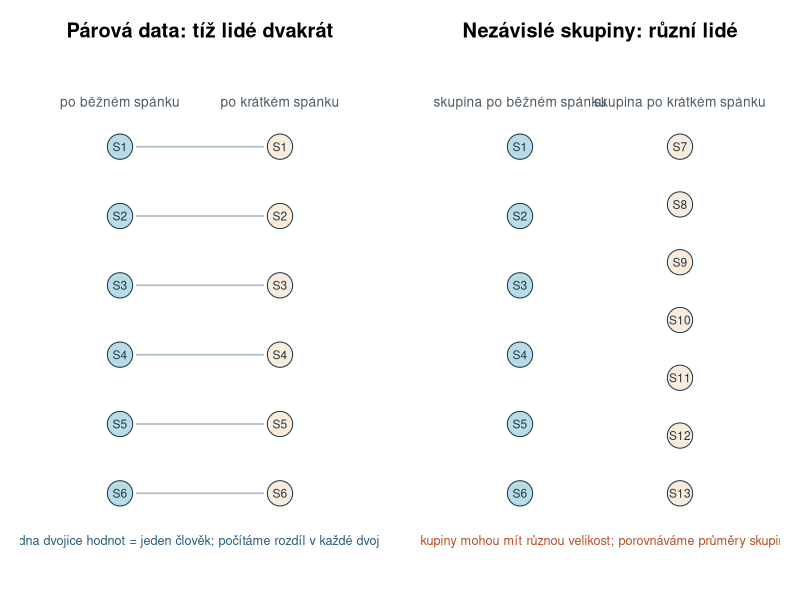
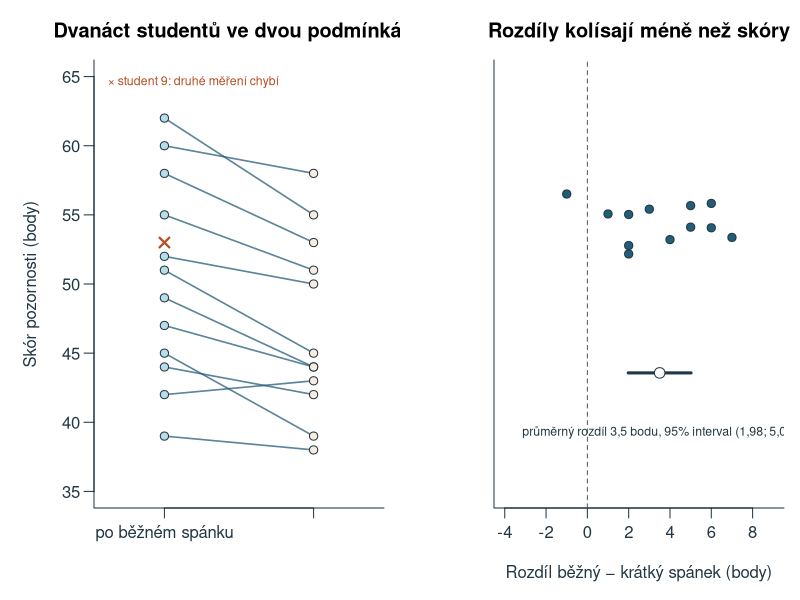
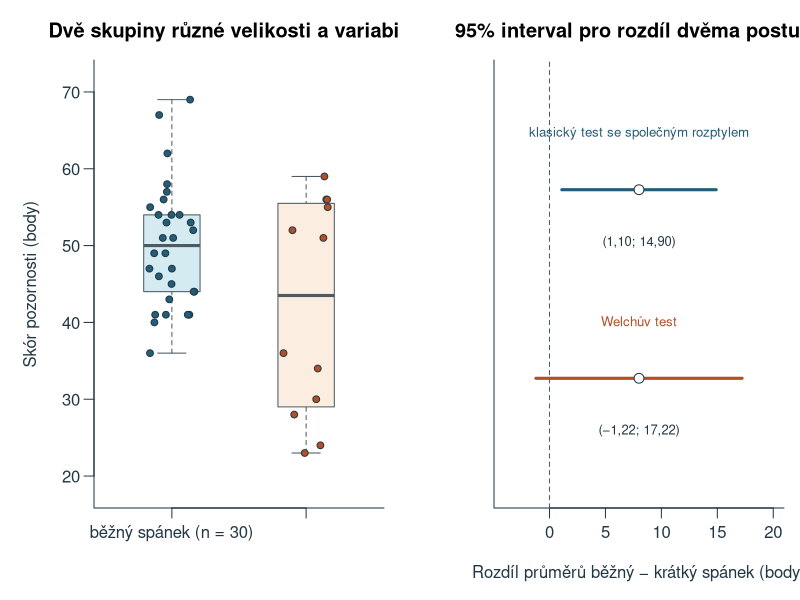
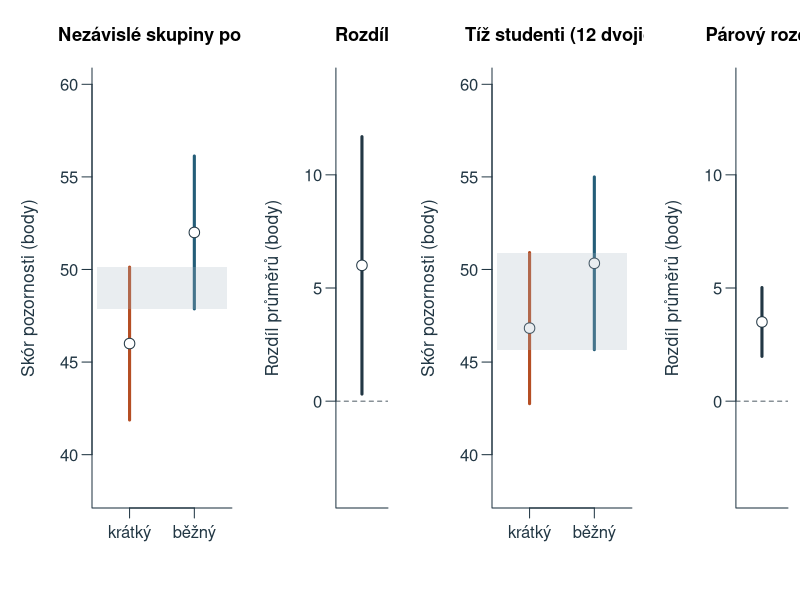
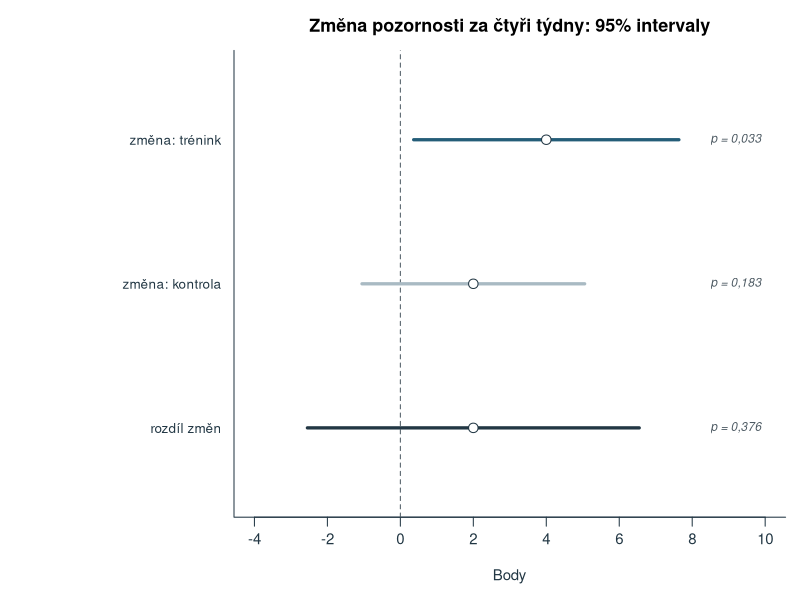
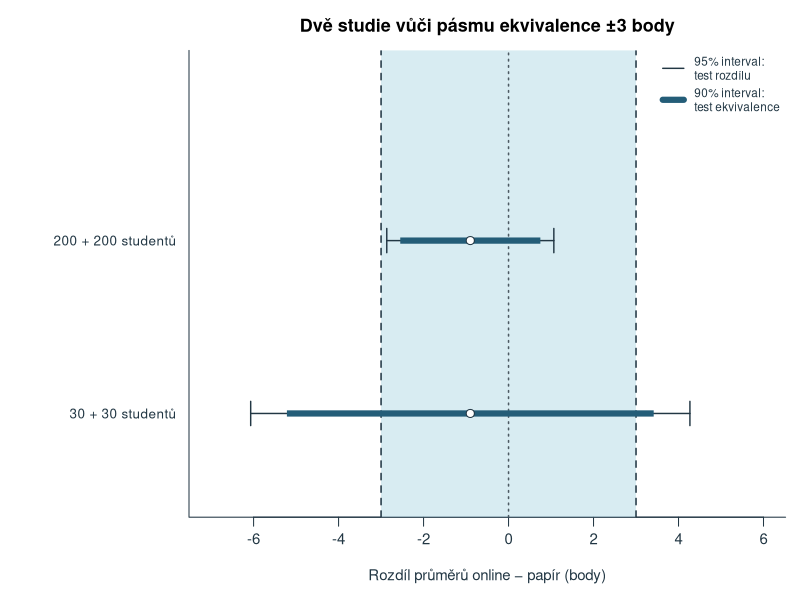
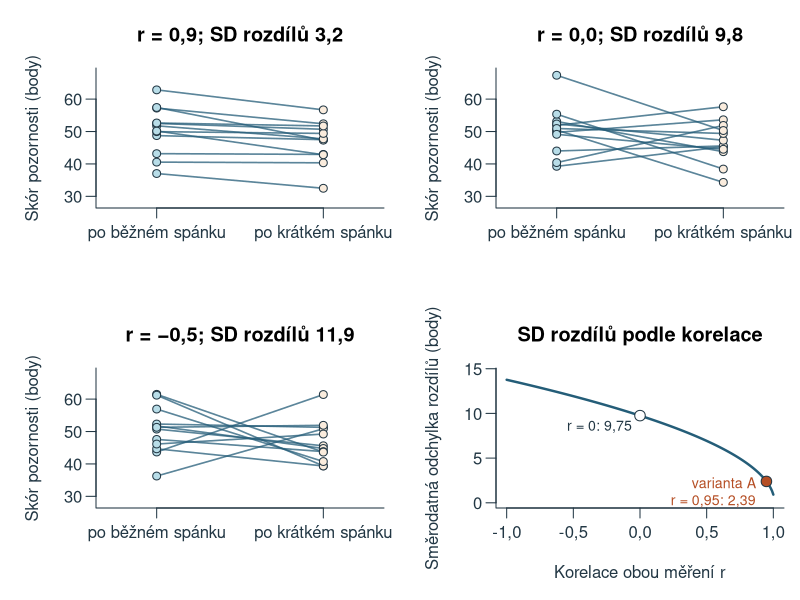
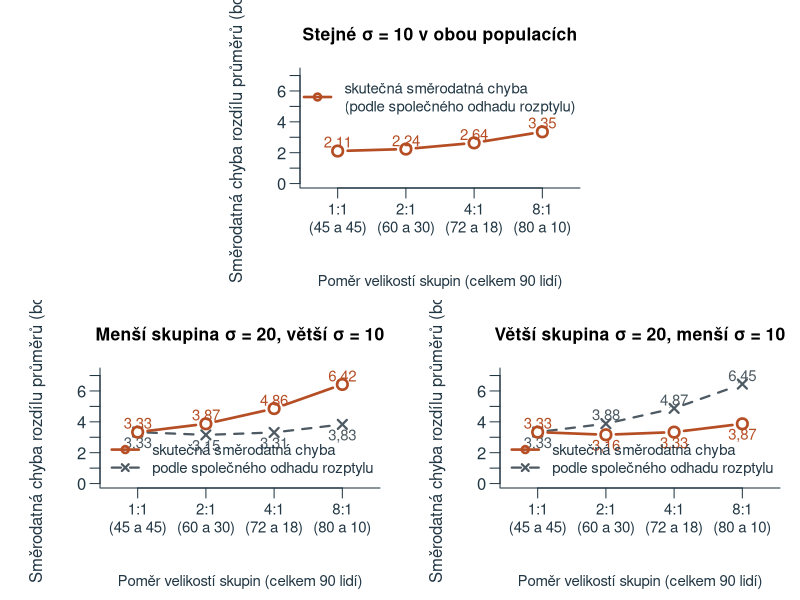

These figures' R source, in order:
# Teaching data, calculations and figures for chapter 8; base R, UTF-8, deterministic project-root paths.
# Parking summaries are quoted from Howell (2013, p. 86); anorexia summaries were computed from
# Howell's Table 7.3 (pp. 198-199) and converted to kilograms; every other value is an authored teaching model.
ch8_out <- 'assets/chapter-08/plots'
ch8_old_options <- options(OutDec=',')
dir.create(ch8_out,recursive=TRUE,showWarnings=FALSE)
ch8_blue <- '#245D78'; ch8_orange <- '#B54E24'; ch8_fill <- '#B8DDE8'; ch8_gray <- '#4D5A63'; ch8_pale <- '#E1E8EB'; ch8_sand <- '#FAECDD'; ch8_ink <- '#223744'; ch8_mute <- '#A9BAC3'; ch8_green <- '#3E7B4F'
ch8_num <- function(x,digits=2) sub('^-','−',formatC(x,format='f',digits=digits,decimal.mark=','))
ch8_draw <- function(name,code,width=8,height=4.5) {
  svg(file.path(ch8_out,paste0(name,'.svg')),width=width,height=height,family='sans',bg='white')
  par(mar=c(4.5,4.5,2.6,.8),mgp=c(2.7,.7,0),las=1,col.axis=ch8_ink,col.lab=ch8_ink,fg=ch8_ink,cex=.9)
  force(code); dev.off()
}
# Procedures from summaries --------------------------------------------------------------
# One sample of differences: the paired t-test is the one-sample t-test of chapter 7 applied to differences.
ch8_one <- function(m,s,n,level=.95) {
  m <- unname(m); s <- unname(s); n <- unname(n)
  se <- s/sqrt(n); q <- qt(1-(1-level)/2,n-1); t <- m/se
  c(m=m,s=s,n=n,se=se,df=n-1,t=t,p=2*pt(-abs(t),n-1),q=q,dolni=m-q*se,horni=m+q*se)
}
# Two independent samples: classic test with the pooled variance estimate.
ch8_pooled <- function(m1,s1,n1,m2,s2,n2,level=.95) {
  m1 <- unname(m1); s1 <- unname(s1); m2 <- unname(m2); s2 <- unname(s2)
  sp2 <- ((n1-1)*s1^2+(n2-1)*s2^2)/(n1+n2-2); se <- sqrt(sp2*(1/n1+1/n2)); df <- n1+n2-2
  q <- qt(1-(1-level)/2,df); t <- (m1-m2)/se
  c(rozdil=m1-m2,sp2=sp2,sp=sqrt(sp2),se=se,df=df,t=t,p=2*pt(-abs(t),df),q=q,dolni=m1-m2-q*se,horni=m1-m2+q*se,d=(m1-m2)/sqrt(sp2))
}
# Welch's test: separate variances and Welch-Satterthwaite degrees of freedom (not rounded).
ch8_welch <- function(m1,s1,n1,m2,s2,n2,level=.95) {
  m1 <- unname(m1); s1 <- unname(s1); m2 <- unname(m2); s2 <- unname(s2)
  a <- s1^2/n1; b <- s2^2/n2; se <- sqrt(a+b); df <- (a+b)^2/(a^2/(n1-1)+b^2/(n2-1))
  q <- qt(1-(1-level)/2,df); t <- (m1-m2)/se
  c(rozdil=m1-m2,se=se,df=df,t=t,p=2*pt(-abs(t),df),q=q,dolni=m1-m2-q*se,horni=m1-m2+q*se)
}
ch8_sum <- function(x) c(m=mean(x),s=sd(x),n=length(x))
# A. Running example, paired version: the same students after normal and after short sleep ------
# Thirteen students; student 9 has no score after short sleep. Difference = normal minus short sleep.
ch8_par <- data.frame(id=1:13,
  bezny=c(58,44,51,39,62,47,55,42,53,49,60,45,52),
  kratky=c(53,42,45,38,55,44,51,43,NA,44,58,39,50))
ch8_par_ok <- with(ch8_par,!is.na(bezny)&!is.na(kratky))
ch8_par_u <- ch8_par[ch8_par_ok,]
ch8_par_d <- ch8_par_u$bezny-ch8_par_u$kratky
ch8_par_res <- ch8_one(mean(ch8_par_d),sd(ch8_par_d),length(ch8_par_d))
ch8_par_b <- ch8_sum(ch8_par_u$bezny); ch8_par_k <- ch8_sum(ch8_par_u$kratky)
# The same complete pairs analysed (wrongly) as two independent groups.
ch8_par_wrong <- ch8_pooled(ch8_par_b['m'],ch8_par_b['s'],12,ch8_par_k['m'],ch8_par_k['s'],12)
# Column means taken without removing the incomplete pair: 13 versus 12 students.
ch8_par_cols <- c(bezny=mean(ch8_par$bezny),kratky=mean(ch8_par$kratky,na.rm=TRUE))
# Contrast: perfectly preserved order with tripled second values; SD of differences doubles.
ch8_troj_x <- c(2,4,6); ch8_troj_y <- 3*ch8_troj_x
# B. Independent version: two groups of different size and spread --------------------------
# Generated once (seed 20261189, rounded to whole points) and stored as fixed values.
ch8_sk_kratky <- c(52,55,23,59,36,51,24,56,28,34,56,30)
ch8_sk_bezny <- c(67,55,54,46,43,41,57,41,54,44,40,47,41,51,45,47,62,44,49,54,69,36,56,49,51,53,58,53,52,41)
ch8_sk_k <- ch8_sum(ch8_sk_kratky); ch8_sk_b <- ch8_sum(ch8_sk_bezny)
ch8_sk_pool <- ch8_pooled(ch8_sk_b['m'],ch8_sk_b['s'],30,ch8_sk_k['m'],ch8_sk_k['s'],12)
ch8_sk_welch <- ch8_welch(ch8_sk_b['m'],ch8_sk_b['s'],30,ch8_sk_k['m'],ch8_sk_k['s'],12)
# Parking study (Howell, p. 86) without known sigma: s = 14.6 s in both groups of 100 drivers.
ch8_park <- ch8_pooled(39.03,14.6,100,32.15,14.6,100)
ch8_park_welch <- ch8_welch(39.03,14.6,100,32.15,14.6,100)
# Anorexia (Everitt via Howell, Table 7.3): full-precision summaries in pounds, converted to kilograms.
ch8_lb <- 0.45359237
ch8_anor_lb <- c(m_pred=83.229412,m_po=90.494118,m_d=7.264706,s_d=7.157421,s_pred=5.016693,n=17)
ch8_anor <- ch8_anor_lb; ch8_anor[1:5] <- ch8_anor_lb[1:5]*ch8_lb
ch8_anor_res <- ch8_one(ch8_anor['m_d'],ch8_anor['s_d'],17)
ch8_anor_d_pred <- unname(ch8_anor['m_d']/ch8_anor['s_pred']); ch8_anor_d_z <- unname(ch8_anor['m_d']/ch8_anor['s_d'])
# Two groups side by side: 25 students per group, 46 versus 52 points, s = 10 in both.
ch8_vedle <- ch8_pooled(52,10,25,46,10,25)
ch8_vedle_ci <- rbind(kratky=46+c(-1,1)*qt(.975,24)*2,bezny=52+c(-1,1)*qt(.975,24)*2)
ch8_par_ci <- rbind(kratky=ch8_par_k['m']+c(-1,1)*qt(.975,11)*ch8_par_k['s']/sqrt(12),
                    bezny=ch8_par_b['m']+c(-1,1)*qt(.975,11)*ch8_par_b['s']/sqrt(12))
# D. Change in two groups: attention before and after a four-week training (authored) -------
ch8_tr <- data.frame(id=1:32,skupina=rep(c('trénink','kontrola'),each=16),
  pred=c(46,52,41,55,48,44,50,57,43,49,53,47,45,51,58,42, 47,50,44,53,49,41,55,46,52,48,43,56,45,51,50,47))
ch8_tr_zmena_i <- c(12,-3,8,-4,14,5,9,-2,3,10,-6,7,4,13,0,-6)
ch8_tr_zmena_k <- c(6,-7,9,-3,10,1,-6,5,2,11,-4,3,-1,8,0,-2)
ch8_tr$po <- ch8_tr$pred+c(ch8_tr_zmena_i,ch8_tr_zmena_k)
ch8_tr$zmena <- ch8_tr$po-ch8_tr$pred
ch8_tr_i <- ch8_one(mean(ch8_tr_zmena_i),sd(ch8_tr_zmena_i),16)
ch8_tr_k <- ch8_one(mean(ch8_tr_zmena_k),sd(ch8_tr_zmena_k),16)
ch8_tr_rozdil <- ch8_pooled(mean(ch8_tr_zmena_i),sd(ch8_tr_zmena_i),16,mean(ch8_tr_zmena_k),sd(ch8_tr_zmena_k),16)
# Equivalence of two test versions: online minus paper, bounds -3 and 3 set in advance.
ch8_ekv <- data.frame(studie=c('velká','malá'),m_online=49.2,m_papir=50.1,s=10,n=c(200,30))
ch8_ekv_res <- t(sapply(1:2,function(i) {
  e <- ch8_ekv[i,]; r95 <- ch8_pooled(e$m_online,e$s,e$n,e$m_papir,e$s,e$n,.95); r90 <- ch8_pooled(e$m_online,e$s,e$n,e$m_papir,e$s,e$n,.90)
  c(rozdil=r95[['rozdil']],se=r95[['se']],df=r95[['df']],p=r95[['p']],d95=r95[['dolni']],h95=r95[['horni']],d90=r90[['dolni']],h90=r90[['horni']])
}))
rownames(ch8_ekv_res) <- ch8_ekv$studie
# Exercise inputs (authored unless stated) --------------------------------------------------
ch8_u03 <- data.frame(id=1:15,
  kongr=c(612,685,590,731,648,577,702,659,NA,624,690,605,668,641,720),
  nekongr=c(689,742,671,790,702,660,NA,731,698,701,768,672,735,699,805))
ch8_u03_ok <- with(ch8_u03,!is.na(kongr)&!is.na(nekongr))
ch8_u03_d <- with(ch8_u03[ch8_u03_ok,],nekongr-kongr)
ch8_u06_a <- c(78,41,95,62,54,88,47,71,39,66)
ch8_u06_b <- c(52,48,61,44,57,50,46,55,49,63,51,45,58,53,47,60,50,54,42,56,49,52,59,48,51)
# Correlation of the two paired measurements and the SD of differences (optional extension) --
ch8_par_r <- cor(ch8_par_u$bezny,ch8_par_u$kratky)
ch8_sd_rozdilu <- function(r,s1=unname(ch8_par_b['s']),s2=unname(ch8_par_k['s'])) sqrt(s1^2+s2^2-2*r*s1*s2)
# Three simulated sets of 12 students with exactly the SDs and means of variant A and a chosen sample r
# (orthogonalised normal deviates, seed fixed); used only to illustrate the shape of paired data.
ch8_sim_par <- function(r,seed) {
  set.seed(seed); z <- scale(matrix(rnorm(24),12))
  z[,2] <- resid(lm(z[,2]~z[,1])); z <- scale(z)
  y <- r*z[,1]+sqrt(1-r^2)*z[,2]
  data.frame(bezny=ch8_par_b[['m']]+ch8_par_b[['s']]*z[,1],kratky=ch8_par_k[['m']]+ch8_par_k[['s']]*as.numeric(scale(y)))
}
ch8_sim_r <- c(.9,0,-.5)
ch8_sim <- lapply(seq_along(ch8_sim_r),function(i) ch8_sim_par(ch8_sim_r[i],20261114+i))
# Standard error of the difference and Welch df for 90 people split 1:1, 2:1, 4:1 and 8:1 (population values).
ch8_pomer <- data.frame(pomer=c('1:1','2:1','4:1','8:1'),n1=c(45,60,72,80),n2=c(45,30,18,10))
ch8_pomer_lab <- paste0(ch8_pomer$pomer,'
(',ch8_pomer$n1,' a ',ch8_pomer$n2,')')
ch8_se_dif <- function(s1,n1,s2,n2) sqrt(s1^2/n1+s2^2/n2)
ch8_se_pool <- function(s1,n1,s2,n2) sqrt(((n1-1)*s1^2+(n2-1)*s2^2)/(n1+n2-2)*(1/n1+1/n2))
ch8_welch_df <- function(s1,n1,s2,n2) { a <- s1^2/n1; b <- s2^2/n2; (a+b)^2/(a^2/(n1-1)+b^2/(n2-1)) }
ch8_pomer <- within(ch8_pomer, {
  se_shodne <- ch8_se_dif(10,n1,10,n2)
  se_mala_var <- ch8_se_dif(10,n1,20,n2); se_mala_var_pool <- ch8_se_pool(10,n1,20,n2)
  se_velka_var <- ch8_se_dif(20,n1,10,n2); se_velka_var_pool <- ch8_se_pool(20,n1,10,n2)
  df_shodne <- ch8_welch_df(10,n1,10,n2); df_mala_var <- ch8_welch_df(10,n1,20,n2); df_velka_var <- ch8_welch_df(20,n1,10,n2)
})
# Approximate CI for Cohen's d standardised by the control-group SD (Howell, 2013, p. 632) and the
# exact noncentral-t interval for the pooled d (comparison only); paired d after Algina & Keselman (2003, pp. 544-545).
ch8_d_ci <- function(d,n_kontrola,n_druha,level=.95) {
  se <- sqrt((n_kontrola+n_druha)/(n_kontrola*n_druha)+d^2/(2*n_kontrola)); z <- qnorm(1-(1-level)/2)
  c(d=d,se=se,dolni=d-z*se,horni=d+z*se)
}
ch8_nct_ci <- function(t,df,level=.95) {
  a <- (1-level)/2
  # pt() with a noncentrality parameter may warn about the last digits; the limits are checked against the text.
  suppressWarnings(c(uniroot(function(l) pt(t,df,ncp=l)-(1-a),c(t-20,t+20),tol=1e-10)$root,
    uniroot(function(l) pt(t,df,ncp=l)-a,c(t-20,t+20),tol=1e-10)$root))
}
ch8_park_dci <- ch8_d_ci(unname(ch8_park['d']),100,100)
ch8_park_dci_presne <- ch8_nct_ci(unname(ch8_park['t']),198)*sqrt(1/100+1/100)
ch8_sk_d <- unname(ch8_sk_pool['rozdil']/ch8_sk_b['s'])
ch8_sk_dci <- ch8_d_ci(ch8_sk_d,30,12)
ch8_par_stdz <- sqrt((ch8_par_b[['s']]^2+ch8_par_k[['s']]^2)/2)
ch8_par_dav <- unname(ch8_par_res['m'])/ch8_par_stdz
ch8_par_dci <- ch8_nct_ci(unname(ch8_par_res['t']),11)*sqrt(2*unname(ch8_par_res['s'])^2/(12*(ch8_par_b[['s']]^2+ch8_par_k[['s']]^2)))
# Figures ----------------------------------------------------------------------------------
ch8_draw('dve-usporadani', {
  par(mfrow=c(1,2),mar=c(1,1,3,1))
  for(k in 1:2) {
    plot(NA,xlim=c(0,10),ylim=c(0,10),axes=FALSE,xlab='',ylab='',
      main=if(k==1) 'Párová data: tíž lidé dvakrát' else 'Nezávislé skupiny: různí lidé')
    if(k==1) {
      y <- seq(8.6,1.4,length.out=6)
      text(2.6,9.5,'po běžném spánku',cex=.82,col=ch8_gray); text(7.4,9.5,'po krátkém spánku',cex=.82,col=ch8_gray)
      for(i in seq_along(y)) {
        segments(3.1,y[i],6.9,y[i],lwd=1.6,col=ch8_mute)
        symbols(c(2.6,7.4),c(y[i],y[i]),circles=c(.38,.38),inches=FALSE,add=TRUE,bg=c(ch8_fill,ch8_sand),fg=ch8_ink)
        text(c(2.6,7.4),y[i],paste0('S',i),cex=.72)
      }
      text(5,.4,'jedna dvojice hodnot = jeden člověk; počítáme rozdíl v každé dvojici',cex=.76,col=ch8_blue)
    } else {
      y1 <- seq(8.6,1.4,length.out=6); y2 <- seq(8.6,1.4,length.out=7)
      text(2.6,9.5,'skupina po běžném spánku',cex=.82,col=ch8_gray); text(7.4,9.5,'skupina po krátkém spánku',cex=.82,col=ch8_gray)
      symbols(rep(2.6,6),y1,circles=rep(.38,6),inches=FALSE,add=TRUE,bg=ch8_fill,fg=ch8_ink); text(2.6,y1,paste0('S',1:6),cex=.72)
      symbols(rep(7.4,7),y2,circles=rep(.38,7),inches=FALSE,add=TRUE,bg=ch8_sand,fg=ch8_ink); text(7.4,y2,paste0('S',7:13),cex=.72)
      text(5,.4,'skupiny mohou mít různou velikost; porovnáváme průměry skupin',cex=.76,col=ch8_orange)
    }
  }
},width=9.4,height=4.2)
ch8_draw('parova-data', {
  par(mfrow=c(1,2),mar=c(4.6,4.7,3,.8))
  u <- ch8_par_u
  plot(NA,xlim=c(.6,2.4),ylim=c(35,65),xaxt='n',xlab='',ylab='Skór pozornosti (body)',main='Dvanáct studentů ve dvou podmínkách',bty='l')
  axis(1,at=1:2,labels=c('po běžném spánku','po krátkém spánku'))
  segments(1,u$bezny,2,u$kratky,col=adjustcolor(ch8_blue,.75),lwd=1.6)
  points(rep(1,12),u$bezny,pch=21,bg=ch8_fill,col=ch8_ink,cex=1.1); points(rep(2,12),u$kratky,pch=21,bg=ch8_sand,col=ch8_ink,cex=1.1)
  points(1,53,pch=4,col=ch8_orange,cex=1.3,lwd=2.2); text(.62,64.6,'× student 9: druhé měření chybí',adj=0,cex=.74,col=ch8_orange)
  set.seed(8); jit <- runif(12,-.12,.12)
  plot(NA,xlim=c(-4,9),ylim=c(.4,1.8),yaxt='n',xlab='Rozdíl běžný − krátký spánek (body)',ylab='',main='Rozdíly kolísají méně než skóry',bty='l')
  abline(v=0,lty=2,col=ch8_gray)
  points(ch8_par_d,1.3+jit,pch=21,bg=ch8_blue,col=ch8_ink,cex=1.1)
  r <- ch8_par_res
  segments(r['dolni'],.8,r['horni'],.8,lwd=3,col=ch8_ink); points(r['m'],.8,pch=21,bg='white',col=ch8_ink,cex=1.4)
  text(r['m'],.6,paste0('průměrný rozdíl ',ch8_num(r['m'],1),' bodu, 95% interval (',ch8_num(r['dolni']),'; ',ch8_num(r['horni']),')'),cex=.74)
},width=10,height=4.4)
ch8_draw('dve-skupiny', {
  par(mfrow=c(1,2),mar=c(4.6,4.7,3,.8))
  plot(NA,xlim=c(.5,2.5),ylim=c(18,72),xaxt='n',xlab='',ylab='Skór pozornosti (body)',main='Dvě skupiny různé velikosti a variability',bty='l')
  axis(1,at=1:2,labels=c('běžný spánek (n = 30)','krátký spánek (n = 12)'))
  boxplot(list(ch8_sk_bezny,ch8_sk_kratky),at=1:2,add=TRUE,axes=FALSE,boxwex=.42,col=c(adjustcolor(ch8_fill,.6),adjustcolor(ch8_sand,.9)),border=ch8_gray,outline=FALSE)
  set.seed(9); points(1+runif(30,-.17,.17),ch8_sk_bezny,pch=21,bg=ch8_blue,col=ch8_ink,cex=.9); points(2+runif(12,-.17,.17),ch8_sk_kratky,pch=21,bg=ch8_orange,col=ch8_ink,cex=.9)
  plot(NA,xlim=c(-4,20),ylim=c(.4,2.6),yaxt='n',xlab='Rozdíl průměrů běžný − krátký spánek (body)',ylab='',main='95% interval pro rozdíl dvěma postupy',bty='l')
  abline(v=0,lty=2,col=ch8_gray)
  ints <- rbind(ch8_sk_pool[c('dolni','horni')],ch8_sk_welch[c('dolni','horni')]); y <- c(2,1); cols <- c(ch8_blue,ch8_orange)
  segments(ints[,1],y,ints[,2],y,lwd=3,col=cols); points(rep(ch8_sk_pool['rozdil'],2),y,pch=21,bg='white',col=ch8_ink,cex=1.3)
  text(ch8_sk_pool['rozdil'],y-.28,paste0('(',ch8_num(ints[,1]),'; ',ch8_num(ints[,2]),')'),cex=.78)
  text(ch8_sk_pool['rozdil'],y+.3,c('klasický test se společným rozptylem','Welchův test'),cex=.8,col=cols)
},width=10,height=4.4)
ch8_draw('intervaly-vedle-sebe', {
  # layout() with four columns shrinks cex to 0.66; restore readable labels.
  layout(matrix(1:4,1),widths=c(1.25,.8,1.25,.8)); par(mar=c(4.6,4.6,3.4,.6),cex=1,cex.axis=1,cex.lab=1.05,cex.main=1.1)
  draw_groups <- function(ci,m,main,lab) {
    plot(NA,xlim=c(.5,2.5),ylim=c(38,60),xaxt='n',xlab='',ylab='Skór pozornosti (body)',main=main,bty='l')
    axis(1,at=1:2,labels=lab)
    segments(1:2,ci[,1],1:2,ci[,2],lwd=3,col=c(ch8_orange,ch8_blue)); points(1:2,m,pch=21,bg='white',col=ch8_ink,cex=1.4)
    rect(.5,max(ci[,1]),2.5,min(ci[,2]),col=adjustcolor(ch8_mute,.25),border=NA)
  }
  draw_diff <- function(r,main) {
    plot(NA,xlim=c(.5,1.5),ylim=c(-4,14),xaxt='n',xlab='',ylab='Rozdíl průměrů (body)',main=main,bty='l')
    abline(h=0,lty=2,col=ch8_gray); segments(1,r[1],1,r[2],lwd=3,col=ch8_ink); points(1,r[3],pch=21,bg='white',col=ch8_ink,cex=1.4)
  }
  draw_groups(ch8_vedle_ci,c(46,52),'Nezávislé skupiny po 25',c('krátký','běžný'))
  draw_diff(c(ch8_vedle['dolni'],ch8_vedle['horni'],6),'Rozdíl')
  draw_groups(ch8_par_ci,c(ch8_par_k['m'],ch8_par_b['m']),'Tíž studenti (12 dvojic)',c('krátký','běžný'))
  draw_diff(c(ch8_par_res['dolni'],ch8_par_res['horni'],ch8_par_res['m']),'Párový rozdíl')
},width=10.4,height=4.6)
ch8_draw('zmeny-skupin', {
  par(mar=c(4.6,13,2.8,.8))
  rows <- rbind(ch8_tr_i[c('m','dolni','horni','p')],ch8_tr_k[c('m','dolni','horni','p')],c(ch8_tr_rozdil[c('rozdil','dolni','horni','p')]))
  y <- 3:1; cols <- c(ch8_blue,ch8_mute,ch8_ink)
  lab <- c('změna: trénink','změna: kontrola','rozdíl změn')
  plot(NA,xlim=c(-4,10),ylim=c(.5,3.5),yaxt='n',xlab='Body',ylab='',main='Změna pozornosti za čtyři týdny: 95% intervaly',bty='l')
  abline(v=0,lty=2,col=ch8_gray); axis(2,at=y,labels=lab,tick=FALSE,cex.axis=.9)
  segments(rows[,2],y,rows[,3],y,lwd=3.2,col=cols); points(rows[,1],y,pch=21,bg='white',col=ch8_ink,cex=1.4)
  text(9.9,y,paste0('p = ',ch8_num(rows[,4],3)),adj=1,cex=.8,font=3,col=ch8_gray)
},width=8.8,height=3.8)
ch8_draw('ekvivalence-skupin', {
  par(mar=c(4.6,10.5,2.8,.8))
  e <- ch8_ekv_res; y <- 2:1
  plot(NA,xlim=c(-7,6),ylim=c(.5,3),yaxt='n',xlab='Rozdíl průměrů online − papír (body)',ylab='',main='Dvě studie vůči pásmu ekvivalence ±3 body',bty='l')
  rect(-3,0,3,4,col=adjustcolor(ch8_fill,.55),border=NA); abline(v=c(-3,3),lty=2,lwd=1.5,col=ch8_ink); abline(v=0,lty=3,lwd=1.5,col=ch8_gray)
  axis(2,at=y,labels=c('200 + 200 studentů','30 + 30 studentů'),tick=FALSE,cex.axis=.9)
  segments(e[,'d95'],y,e[,'h95'],y,lwd=1.4,col=ch8_ink); segments(e[,'d95'],y-.07,e[,'d95'],y+.07,lwd=1.4,col=ch8_ink); segments(e[,'h95'],y-.07,e[,'h95'],y+.07,lwd=1.4,col=ch8_ink)
  segments(e[,'d90'],y,e[,'h90'],y,lwd=6,col=ch8_blue,lend=1); points(e[,'rozdil'],y,pch=21,bg='white',col=ch8_ink,cex=1.2)
  legend('topright',c('95% interval:\ntest rozdílu','90% interval:\ntest ekvivalence'),lwd=c(1.4,6),col=c(ch8_ink,ch8_blue),bty='n',cex=.78,y.intersp=1.6,inset=c(0,-.02))
},width=8.8,height=3.8)
ch8_draw('korelace-rozdily', {
  # 2 x 2: three simulated data sets first, the general curve last (bottom right).
  layout(matrix(1:4,2,byrow=TRUE)); par(mar=c(4.6,4.8,3.4,.8),cex=1)
  for(i in seq_along(ch8_sim)) {
    u <- ch8_sim[[i]]; dd <- u$bezny-u$kratky
    plot(NA,xlim=c(.7,2.3),ylim=c(28,68),xaxt='n',xlab='',ylab='Skór pozornosti (body)',
         main=paste0('r = ',ch8_num(cor(u$bezny,u$kratky),1),'; SD rozdílů ',ch8_num(sd(dd),1)),bty='l')
    axis(1,at=1:2,labels=c('po běžném spánku','po krátkém spánku'))
    segments(1,u$bezny,2,u$kratky,col=adjustcolor(ch8_blue,.75),lwd=1.6)
    points(rep(1,12),u$bezny,pch=21,bg=ch8_fill,col=ch8_ink,cex=1.05); points(rep(2,12),u$kratky,pch=21,bg=ch8_sand,col=ch8_ink,cex=1.05)
  }
  rr <- seq(-1,1,by=.01)
  plot(rr,ch8_sd_rozdilu(rr),type='l',lwd=2.4,col=ch8_blue,xlab='Korelace obou měření r',ylab='Směrodatná odchylka rozdílů (body)',
       main='SD rozdílů podle korelace',bty='l',ylim=c(0,14.5))
  pts <- c(0,ch8_par_r); points(pts,ch8_sd_rozdilu(pts),pch=21,bg=c('white',ch8_orange),col=ch8_ink,cex=1.4)
  text(-.06,ch8_sd_rozdilu(0)-1.3,paste0('r = 0: ',ch8_num(ch8_sd_rozdilu(0))),adj=1,cex=.85)  # below left of the point, clear of the curve
  text(ch8_par_r-.08,ch8_sd_rozdilu(ch8_par_r)-1.1,paste0('varianta A\nr = ',ch8_num(ch8_par_r,2),': ',ch8_num(ch8_sd_rozdilu(ch8_par_r))),adj=1,cex=.85,col=ch8_orange)
},width=9.4,height=8.4)
ch8_draw('pomer-skupin', {
  # Two panels per row at most: the equal-sigma panel centred on top, the unequal-sigma panels below.
  layout(matrix(c(0,1,1,0,2,2,3,3),2,byrow=TRUE)); par(mar=c(5.6,5,3.4,1),cex=1)
  x <- seq_len(nrow(ch8_pomer)); pm <- ch8_pomer
  panel <- function(main,se,se_pool=NULL) {
    plot(NA,xlim=c(.6,max(x)+.4),ylim=c(0,7.2),xaxt='n',xlab='',ylab='Směrodatná chyba rozdílu průměrů (body)',main=main,bty='l',cex.main=1.05)
    axis(1,at=x,labels=ch8_pomer_lab,padj=.5,cex.axis=.9,gap.axis=-1); mtext('Poměr velikostí skupin (celkem 90 lidí)',1,4.1,cex=.9)
    up <- if(is.null(se_pool)) rep(TRUE,length(x)) else se>=se_pool-1e-9  # label the higher point above, the lower below
    # Labels above a point sit closer than labels below it, which would otherwise touch the descending lines.
    off_above <- .48; off_below <- -.78
    if(!is.null(se_pool)) { lines(x,se_pool,lwd=2.2,lty=2,col=ch8_gray,type='b',pch=4,cex=1.2); text(x,se_pool+ifelse(up,off_below,off_above),ch8_num(se_pool),cex=.9,col=ch8_gray) }
    # The true standard error keeps one colour and line type in every panel.
    lines(x,se,lwd=2.6,col=ch8_orange,type='b',pch=21,bg='white',cex=1.4); text(x,se+ifelse(up,off_above,off_below),ch8_num(se),cex=.9,col=ch8_orange)
  }
  leg <- function() legend('bottomright',inset=c(0,.02),c('skutečná směrodatná chyba','podle společného odhadu rozptylu'),col=c(ch8_orange,ch8_gray),lty=c(1,2),pch=c(21,4),lwd=c(2.6,2.2),bty='n',cex=.9)
  panel('Stejné σ = 10 v obou populacích',pm$se_shodne)
  # With equal sigmas the pooled-variance value equals the true standard error.
  legend('topleft','skutečná směrodatná chyba\n(podle společného odhadu rozptylu)',col=ch8_orange,lty=1,pch=21,lwd=2.6,bty='n',cex=.9)
  panel('Menší skupina σ = 20, větší σ = 10',pm$se_mala_var,pm$se_mala_var_pool); leg()
  panel('Větší skupina σ = 20, menší σ = 10',pm$se_velka_var,pm$se_velka_var_pool); leg()
},width=9,height=8.4)
ch8_draw('welch-stupne', {
  par(mar=c(5.6,4.9,3,1))
  x <- seq_len(nrow(ch8_pomer)); pm <- ch8_pomer; dfmax <- sum(pm$n1[1],pm$n2[1])-2
  # Distinct hues and point shapes, so the three Welch lines do not rely on colour alone.
  cols <- c(ch8_green,ch8_orange,'#3A8FB7'); pchs <- c(21,22,24)
  plot(NA,xlim=c(.6,max(x)+.4),ylim=c(0,dfmax+6),xaxt='n',xlab='',ylab='Stupně volnosti',main='Welchovy stupně volnosti (celkem 90 lidí)',bty='l')
  axis(1,at=x,labels=ch8_pomer_lab,padj=.5,cex.axis=.9,gap.axis=-1); mtext('Poměr velikostí skupin',1,4.1,cex=.9)
  abline(h=dfmax,lty=2,col=ch8_gray); text(max(x)+.4,dfmax+3,bquote(n[1]+n[2]-2==.(dfmax)),adj=1,cex=.85,col=ch8_gray)
  lines(x,pmin(pm$n1,pm$n2)-1,lty=3,lwd=2,col=ch8_gray,type='b',pch=20)
  ys <- list(pm$df_shodne,pm$df_mala_var,pm$df_velka_var)
  for(k in 1:3) lines(x,ys[[k]],lwd=2.6,col=cols[k],type='b',pch=pchs[k],bg='white',cex=1.3)
  legend('bottomleft',c('stejné σ','menší skupina dvakrát variabilnější','větší skupina dvakrát variabilnější','stupně volnosti menší skupiny'),
         col=c(cols,ch8_gray),lty=c(1,1,1,3),pch=c(pchs,20),pt.bg='white',lwd=c(2.6,2.6,2.6,2),bty='n',cex=.85,inset=c(.01,.01))
},width=8.4,height=5)
# Exercise 3: Q-Q plot of the differences with the plotting positions of chapter 4.
ch8_qq_y <- sort(ch8_u03_d); ch8_qq_z <- qnorm((seq_along(ch8_qq_y)-.5)/length(ch8_qq_y))
ch8_draw('qq-rozdily', {
  plot(ch8_qq_z,ch8_qq_y,xlab='Teoretický kvantil normovaného normálního rozdělení',ylab='Seřazený rozdíl (ms)',
       main='Q–Q graf rozdílů reakčních dob',pch=21,bg=ch8_blue,col=ch8_ink,bty='l',cex=1.1)
  abline(a=mean(ch8_u03_d),b=sd(ch8_u03_d),col=ch8_orange,lwd=1.8)
  legend('topleft','Referenční přímka: m + s × z',col=ch8_orange,lwd=1.8,bty='n',cex=.85)
},width=8.6,height=4.6)
options(ch8_old_options)
